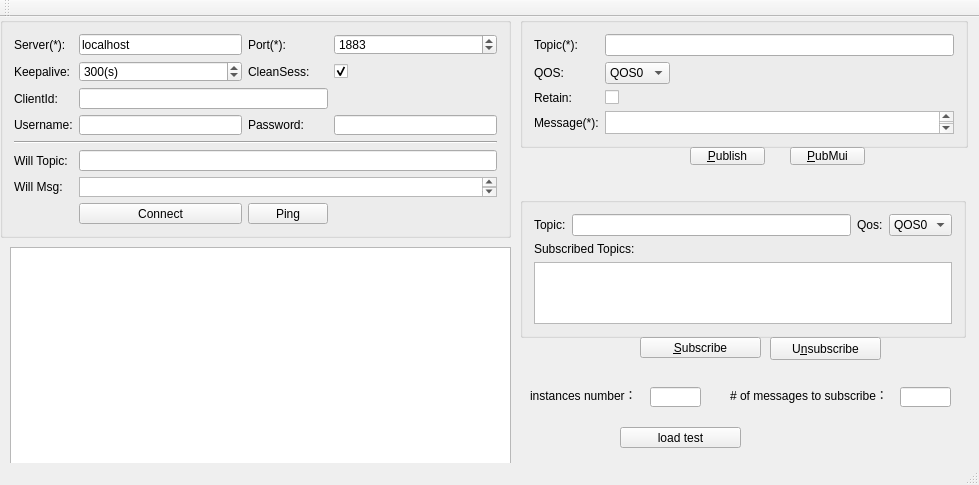
<?xml version="1.0" encoding="UTF-8"?>
<ui version="4.0">
 <class>MqttMainWindow</class>
 <widget class="QMainWindow" name="MqttMainWindow">
  <property name="geometry">
   <rect>
    <x>0</x>
    <y>0</y>
    <width>979</width>
    <height>485</height>
   </rect>
  </property>
  <property name="windowTitle">
   <string>MqttMainWindow</string>
  </property>
  <widget class="QWidget" name="centralWidget">
   <widget class="QGroupBox" name="groupBox">
    <property name="geometry">
     <rect>
      <x>0</x>
      <y>0</y>
      <width>511</width>
      <height>221</height>
     </rect>
    </property>
    <property name="title">
     <string/>
    </property>
    <layout class="QGridLayout" name="gridLayout" columnstretch="0,0,0,0">
     <item row="6" column="1" colspan="3">
      <widget class="QTextEdit" name="teWillMsg"/>
     </item>
     <item row="3" column="2">
      <widget class="QLabel" name="label_8">
       <property name="text">
        <string>Password:</string>
       </property>
       <property name="buddy">
        <cstring>lePasswd</cstring>
       </property>
      </widget>
     </item>
     <item row="0" column="3">
      <widget class="QSpinBox" name="sbPort">
       <property name="minimum">
        <number>1</number>
       </property>
       <property name="maximum">
        <number>65535</number>
       </property>
       <property name="value">
        <number>1883</number>
       </property>
      </widget>
     </item>
     <item row="1" column="1">
      <widget class="QSpinBox" name="sbKeepalive">
       <property name="suffix">
        <string notr="true">(s)</string>
       </property>
       <property name="maximum">
        <number>3600</number>
       </property>
       <property name="value">
        <number>300</number>
       </property>
      </widget>
     </item>
     <item row="2" column="0">
      <widget class="QLabel" name="label_9">
       <property name="text">
        <string>ClientId:</string>
       </property>
       <property name="buddy">
        <cstring>leClientId</cstring>
       </property>
      </widget>
     </item>
     <item row="3" column="0">
      <widget class="QLabel" name="label_7">
       <property name="text">
        <string>Username:</string>
       </property>
       <property name="buddy">
        <cstring>leUser</cstring>
       </property>
      </widget>
     </item>
     <item row="3" column="1">
      <widget class="QLineEdit" name="leUser"/>
     </item>
     <item row="3" column="3">
      <widget class="QLineEdit" name="lePasswd"/>
     </item>
     <item row="0" column="1">
      <widget class="QLineEdit" name="leHost">
       <property name="text">
        <string>localhost</string>
       </property>
      </widget>
     </item>
     <item row="6" column="0">
      <widget class="QLabel" name="label_2">
       <property name="text">
        <string>Will Msg:</string>
       </property>
       <property name="buddy">
        <cstring>teWillMsg</cstring>
       </property>
      </widget>
     </item>
     <item row="4" column="0" colspan="4">
      <widget class="Line" name="line">
       <property name="orientation">
        <enum>Qt::Horizontal</enum>
       </property>
      </widget>
     </item>
     <item row="0" column="2">
      <widget class="QLabel" name="label_5">
       <property name="text">
        <string>Port(*):</string>
       </property>
       <property name="buddy">
        <cstring>sbPort</cstring>
       </property>
      </widget>
     </item>
     <item row="5" column="0">
      <widget class="QLabel" name="label">
       <property name="text">
        <string>Will Topic:</string>
       </property>
       <property name="buddy">
        <cstring>leWillTopic</cstring>
       </property>
      </widget>
     </item>
     <item row="7" column="1">
      <widget class="QPushButton" name="connButton">
       <property name="text">
        <string>Connect</string>
       </property>
      </widget>
     </item>
     <item row="0" column="0">
      <widget class="QLabel" name="label_6">
       <property name="text">
        <string>Server(*):</string>
       </property>
       <property name="buddy">
        <cstring>leHost</cstring>
       </property>
      </widget>
     </item>
     <item row="1" column="0">
      <widget class="QLabel" name="label_3">
       <property name="text">
        <string>Keepalive:</string>
       </property>
       <property name="buddy">
        <cstring>sbKeepalive</cstring>
       </property>
      </widget>
     </item>
     <item row="5" column="1" colspan="3">
      <widget class="QLineEdit" name="leWillTopic"/>
     </item>
     <item row="2" column="1" colspan="2">
      <widget class="QLineEdit" name="leClientId">
       <property name="text">
        <string/>
       </property>
      </widget>
     </item>
     <item row="1" column="3">
      <widget class="QCheckBox" name="cbCleanSess">
       <property name="text">
        <string/>
       </property>
       <property name="checked">
        <bool>true</bool>
       </property>
      </widget>
     </item>
     <item row="1" column="2">
      <widget class="QLabel" name="label_4">
       <property name="text">
        <string>CleanSess:</string>
       </property>
       <property name="buddy">
        <cstring>cbCleanSess</cstring>
       </property>
      </widget>
     </item>
     <item row="7" column="2">
      <widget class="QPushButton" name="buttonPing">
       <property name="text">
        <string>Ping</string>
       </property>
      </widget>
     </item>
    </layout>
   </widget>
   <widget class="QGroupBox" name="groupBox_2">
    <property name="geometry">
     <rect>
      <x>520</x>
      <y>0</y>
      <width>448</width>
      <height>131</height>
     </rect>
    </property>
    <property name="title">
     <string/>
    </property>
    <layout class="QGridLayout" name="gridLayout_2">
     <item row="6" column="0">
      <widget class="QLabel" name="messageLabel">
       <property name="text">
        <string>Message(*):</string>
       </property>
      </widget>
     </item>
     <item row="1" column="2">
      <widget class="QComboBox" name="qOSComboBox">
       <item>
        <property name="text">
         <string>QOS0</string>
        </property>
       </item>
       <item>
        <property name="text">
         <string>QOS1</string>
        </property>
       </item>
       <item>
        <property name="text">
         <string>QOS2</string>
        </property>
       </item>
      </widget>
     </item>
     <item row="0" column="0">
      <widget class="QLabel" name="topicLabel">
       <property name="text">
        <string>Topic(*):</string>
       </property>
      </widget>
     </item>
     <item row="1" column="0">
      <widget class="QLabel" name="qOSLabel">
       <property name="text">
        <string>QOS:</string>
       </property>
      </widget>
     </item>
     <item row="6" column="2" colspan="5">
      <widget class="QTextEdit" name="payloadEdit"/>
     </item>
     <item row="2" column="2">
      <widget class="QCheckBox" name="retainCheckBox"/>
     </item>
     <item row="2" column="0">
      <widget class="QLabel" name="retainLabel">
       <property name="text">
        <string>Retain:</string>
       </property>
      </widget>
     </item>
     <item row="0" column="2" colspan="5">
      <widget class="QLineEdit" name="topicLineEdit"/>
     </item>
    </layout>
   </widget>
   <widget class="QGroupBox" name="groupBox_3">
    <property name="geometry">
     <rect>
      <x>520</x>
      <y>180</y>
      <width>446</width>
      <height>141</height>
     </rect>
    </property>
    <property name="title">
     <string/>
    </property>
    <layout class="QVBoxLayout" name="verticalLayout_2">
     <item>
      <layout class="QGridLayout" name="gridLayout_3">
       <item row="0" column="0">
        <widget class="QLabel" name="topicLabel_2">
         <property name="text">
          <string>Topic:</string>
         </property>
         <property name="buddy">
          <cstring>topicLineEdit</cstring>
         </property>
        </widget>
       </item>
       <item row="0" column="3">
        <widget class="QComboBox" name="qosComboBox">
         <item>
          <property name="text">
           <string>QOS0</string>
          </property>
         </item>
         <item>
          <property name="text">
           <string>QOS1</string>
          </property>
         </item>
         <item>
          <property name="text">
           <string>QOS2</string>
          </property>
         </item>
        </widget>
       </item>
       <item row="0" column="2">
        <widget class="QLabel" name="qosLabel">
         <property name="text">
          <string>Qos:</string>
         </property>
         <property name="buddy">
          <cstring>qosComboBox</cstring>
         </property>
        </widget>
       </item>
       <item row="0" column="1">
        <widget class="QLineEdit" name="topicLineEdit_2"/>
       </item>
      </layout>
     </item>
     <item>
      <widget class="QLabel" name="label_10">
       <property name="text">
        <string>Subscribed Topics:</string>
       </property>
      </widget>
     </item>
     <item>
      <widget class="QListWidget" name="listWidget"/>
     </item>
    </layout>
   </widget>
   <widget class="QPushButton" name="pubButton">
    <property name="geometry">
     <rect>
      <x>690</x>
      <y>130</y>
      <width>75</width>
      <height>18</height>
     </rect>
    </property>
    <property name="text">
     <string>&amp;Publish</string>
    </property>
   </widget>
   <widget class="QPushButton" name="subButton">
    <property name="geometry">
     <rect>
      <x>640</x>
      <y>320</y>
      <width>121</width>
      <height>21</height>
     </rect>
    </property>
    <property name="text">
     <string>&amp;Subscribe</string>
    </property>
   </widget>
   <widget class="QPushButton" name="unsubButton">
    <property name="geometry">
     <rect>
      <x>770</x>
      <y>320</y>
      <width>111</width>
      <height>23</height>
     </rect>
    </property>
    <property name="text">
     <string>U&amp;nsubscribe</string>
    </property>
   </widget>
   <widget class="QTextBrowser" name="editLog">
    <property name="geometry">
     <rect>
      <x>10</x>
      <y>230</y>
      <width>501</width>
      <height>400</height>
     </rect>
    </property>
    <property name="minimumSize">
     <size>
      <width>0</width>
      <height>400</height>
     </size>
    </property>
   </widget>
   <widget class="QLabel" name="label_11">
    <property name="geometry">
     <rect>
      <x>530</x>
      <y>370</y>
      <width>131</width>
      <height>16</height>
     </rect>
    </property>
    <property name="text">
     <string>instances number：</string>
    </property>
   </widget>
   <widget class="QLineEdit" name="lineEdit">
    <property name="geometry">
     <rect>
      <x>650</x>
      <y>370</y>
      <width>51</width>
      <height>20</height>
     </rect>
    </property>
   </widget>
   <widget class="QLabel" name="label_12">
    <property name="geometry">
     <rect>
      <x>730</x>
      <y>370</y>
      <width>171</width>
      <height>16</height>
     </rect>
    </property>
    <property name="text">
     <string># of messages to subscribe：</string>
    </property>
   </widget>
   <widget class="QLineEdit" name="lineEdit_2">
    <property name="geometry">
     <rect>
      <x>900</x>
      <y>370</y>
      <width>51</width>
      <height>20</height>
     </rect>
    </property>
   </widget>
   <widget class="QPushButton" name="loadtestButton">
    <property name="geometry">
     <rect>
      <x>620</x>
      <y>410</y>
      <width>121</width>
      <height>21</height>
     </rect>
    </property>
    <property name="text">
     <string>load test</string>
    </property>
   </widget>
   <widget class="QPushButton" name="pubMuiButton">
    <property name="geometry">
     <rect>
      <x>790</x>
      <y>130</y>
      <width>75</width>
      <height>18</height>
     </rect>
    </property>
    <property name="text">
     <string>&amp;PubMui</string>
    </property>
   </widget>
  </widget>
  <widget class="QMenuBar" name="menuBar">
   <property name="geometry">
    <rect>
     <x>0</x>
     <y>0</y>
     <width>979</width>
     <height>23</height>
    </rect>
   </property>
  </widget>
  <widget class="QToolBar" name="mainToolBar">
   <attribute name="toolBarArea">
    <enum>TopToolBarArea</enum>
   </attribute>
   <attribute name="toolBarBreak">
    <bool>false</bool>
   </attribute>
  </widget>
  <widget class="QStatusBar" name="statusBar"/>
 </widget>
 <layoutdefault spacing="6" margin="11"/>
 <resources/>
 <connections/>
</ui>
